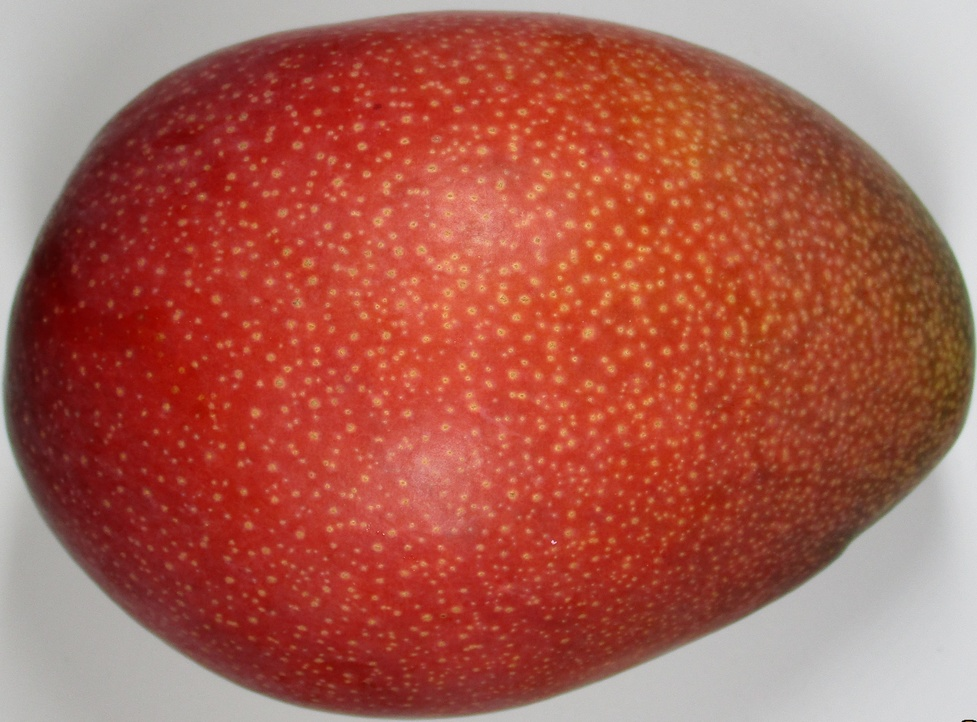
#> input picture dataset/class_a/0359_shrinked.JPG, 977 x 722 px, shrunk from 3151 x 2331 before the run
$ python exp_ica.py dataset/class_a/0359_shrinked.JPG
#> lines starting #> are read from the running program, lines starting #| are printed output that depends on the picture
import numpy as np
import cv2
import matplotlib.pyplot as plt
import pandas as pd
from scipy.cluster.hierarchy import dendrogram, linkage, fcluster
from sklearn.decomposition import FastICA

import random
import sys

import pdb

file_name = sys.argv[1]

image = cv2.imread(file_name)
#> image is the input picture: shape (722, 977, 3); mean B, G, R 79.8, 93.5, 171.3
rows, cols, depth = image.shape
#> rows = 722; cols = 977; depth = 3

r = image[:,:,2].copy()
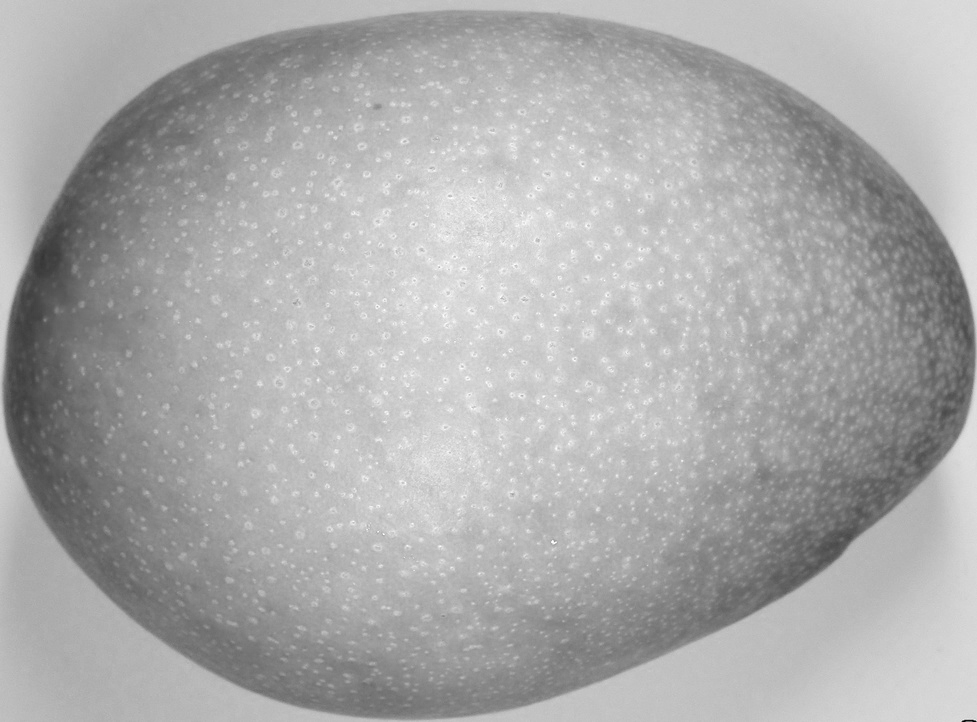
#> r: shape (722, 977); min 0, max 255, mean 171.3
g = image[:,:,1].copy()
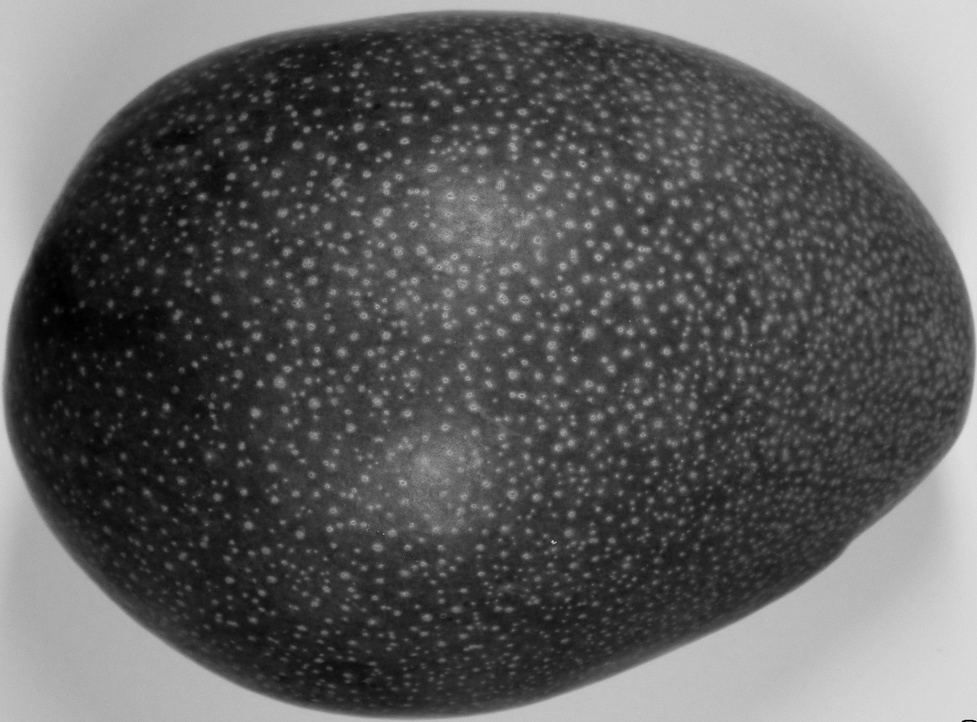
#> g: shape (722, 977); min 0, max 237, mean 93.5
b = image[:,:,0].copy()
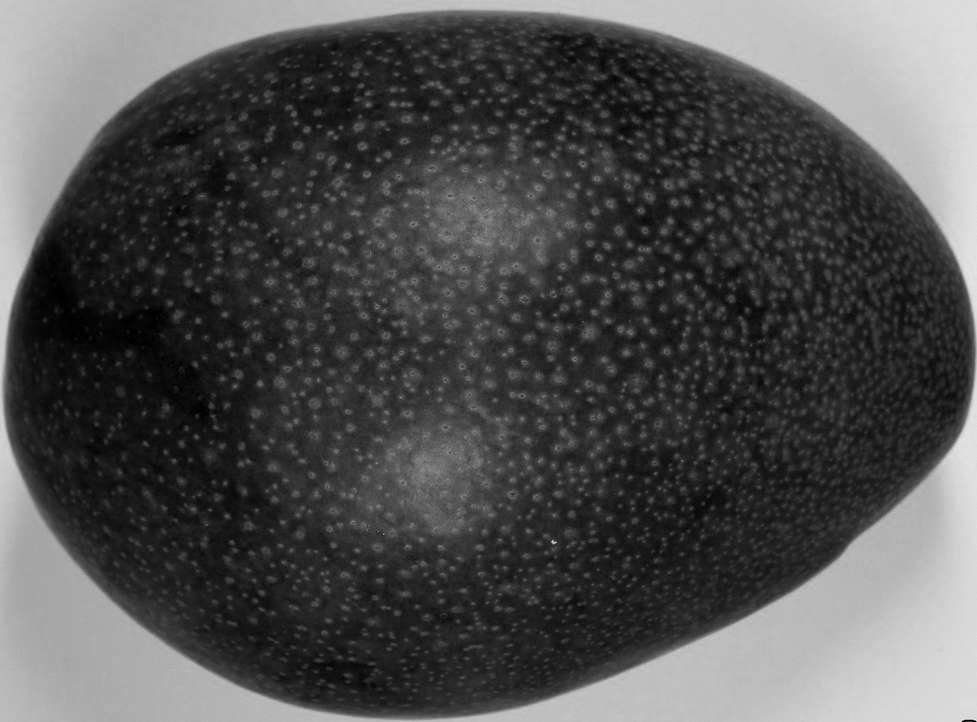
#> b: shape (722, 977); min 0, max 237, mean 79.8

r = r.reshape(rows*cols, 1)
g = g.reshape(rows*cols, 1)
b = b.reshape(rows*cols, 1)

diff_rb = (r - b)[:,0]
diff_gb = (g - b)[:,0]

"""
heatmap, xedges, yedges = np.histogram2d(diff_rb, diff_gb)
extent = [xedges[0], xedges[-1], yedges[0], yedges[-1]]
plt.imshow(heatmap, extent=extent)
plt.show()
"""

df = pd.DataFrame({ 'R-B': diff_rb,
                    'G-B': diff_gb})
#> df = table of 705394 rows and 2 columns

# df.to_csv('diff_rgb.csv')

ICA = FastICA(n_components=9, random_state=0)
df_transformed = ICA.fit_transform(df)
#> df_transformed = 705394 pairs, first value -2.95 to 0.673, second value -2.4 to 2.53
A_ = ICA.mixing_.T

pdb.set_trace()

$ run again, on dataset/class_a/0361_shrinked.JPG
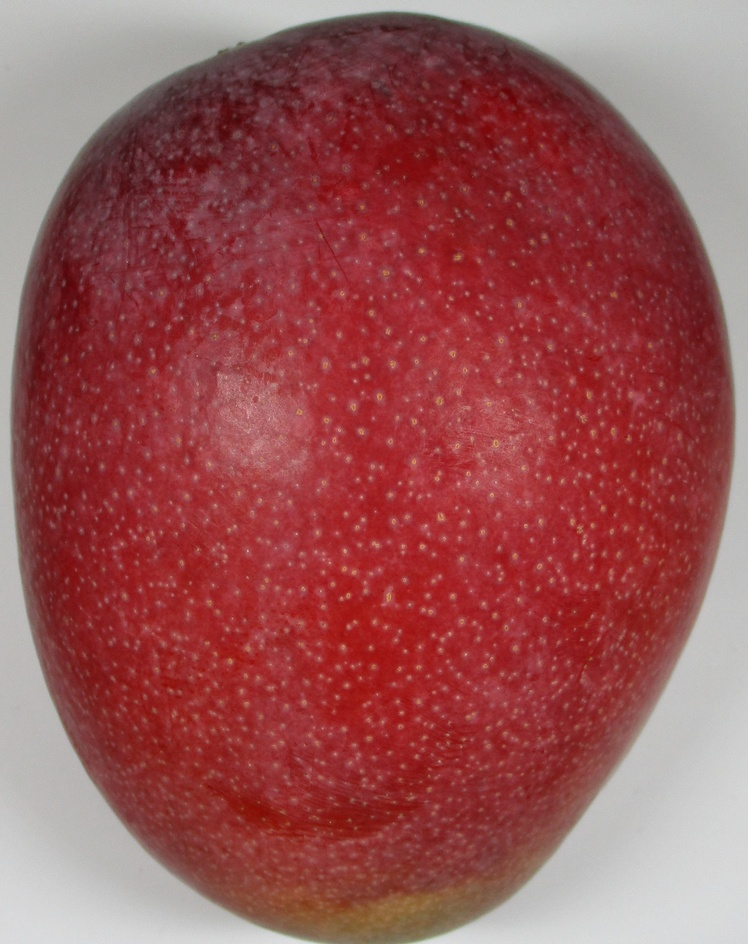
#> input picture dataset/class_a/0361_shrinked.JPG, 748 x 944 px, shrunk from 2440 x 3080 before the run
#> image is the input picture: shape (944, 748, 3); mean B, G, R 84.8, 83.7, 153
#> `r = image[:,:,2].copy()`:
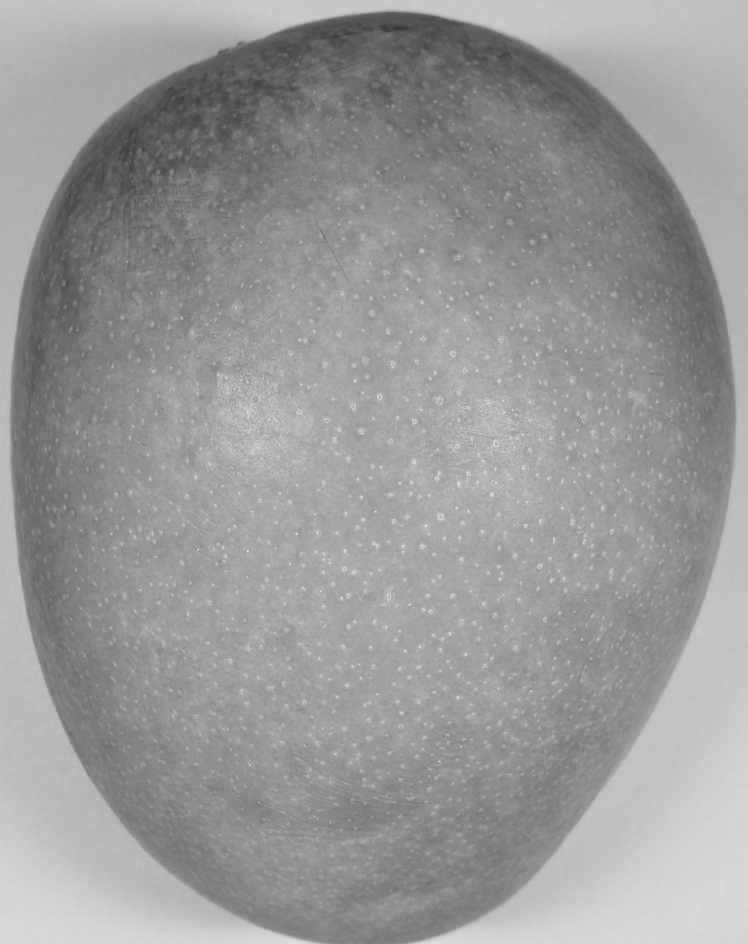
#> r: shape (944, 748); min 52, max 246, mean 153
#> `g = image[:,:,1].copy()`:
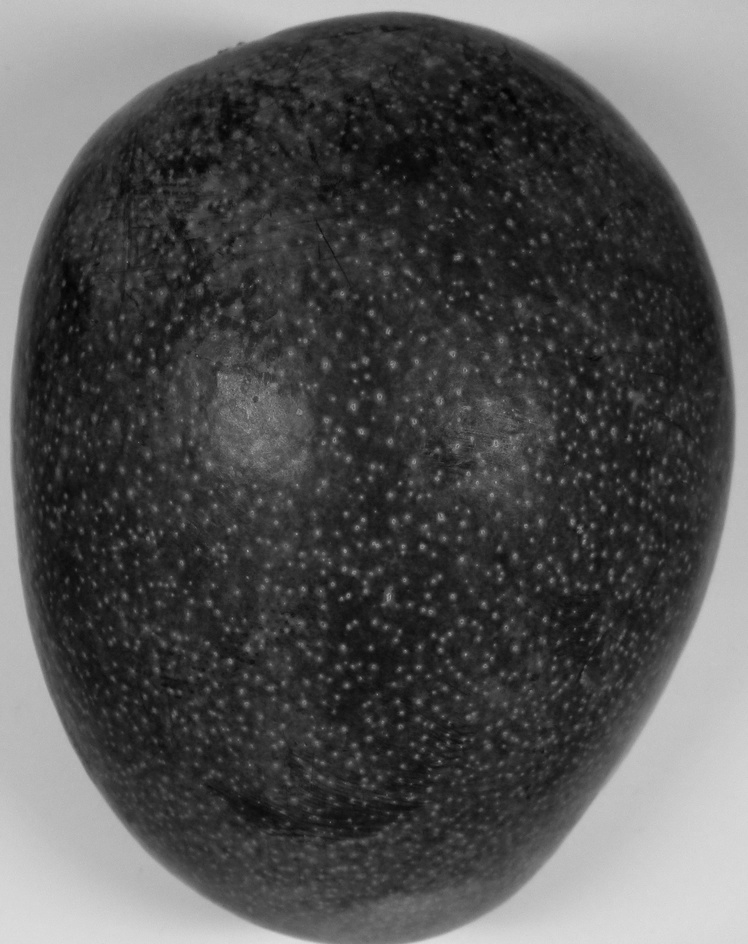
#> g: shape (944, 748); min 2, max 224, mean 83.7
#> df = table of 706112 rows and 2 columns
#> df_transformed = 706112 pairs, first value -1.27 to 1.21, second value -1.94 to 4.12

$ run again, on dataset/class_a/0362_shrinked.JPG
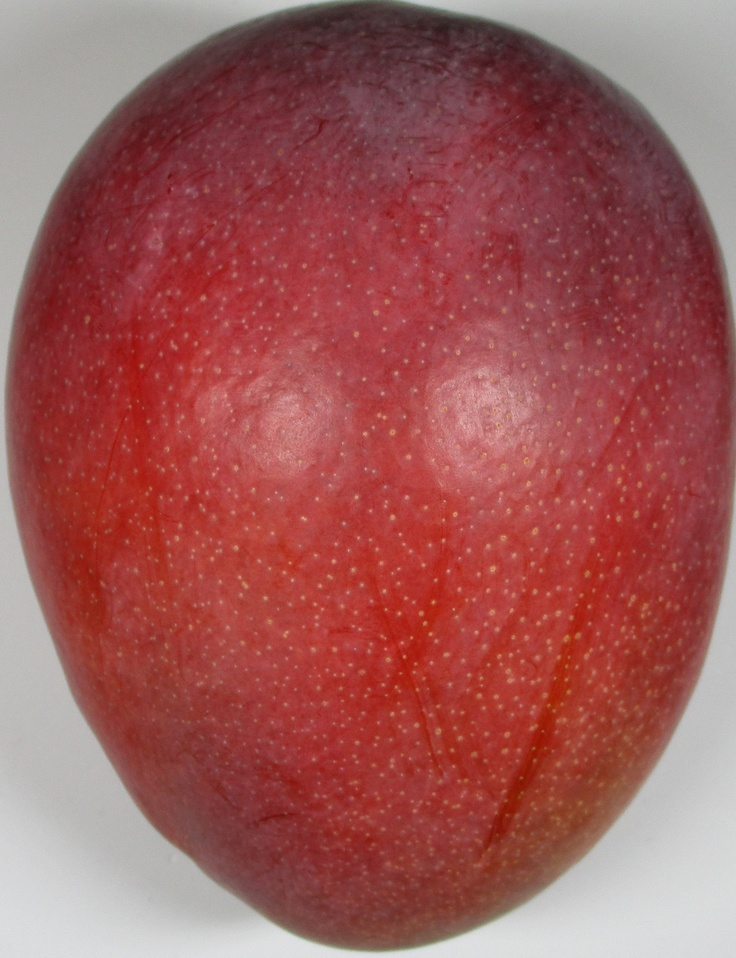
#> input picture dataset/class_a/0362_shrinked.JPG, 736 x 958 px, shrunk from 2280 x 2968 before the run
#> image is the input picture: shape (958, 736, 3); mean B, G, R 88.3, 89.6, 158.2
#> `r = image[:,:,2].copy()`:
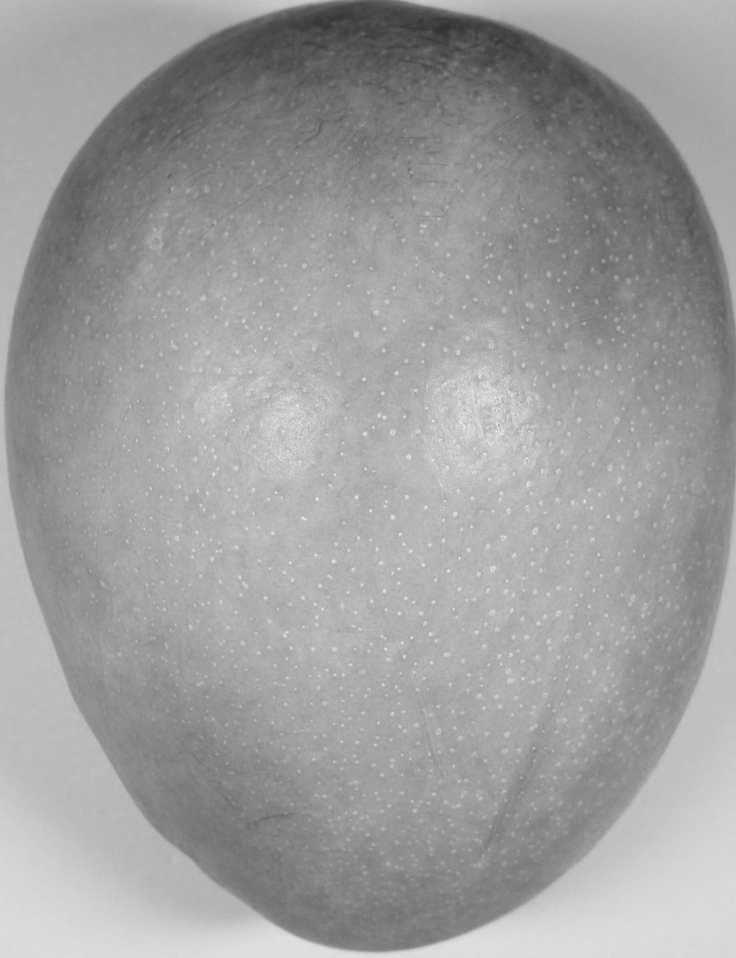
#> r: shape (958, 736); min 46, max 247, mean 158.2
#> `g = image[:,:,1].copy()`:
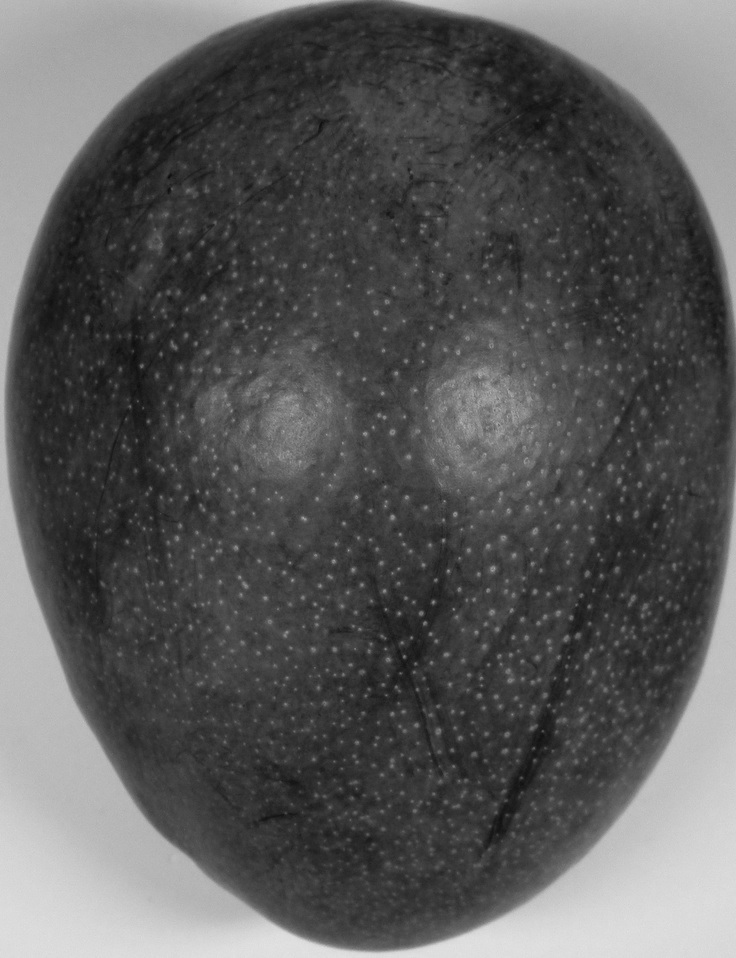
#> g: shape (958, 736); min 13, max 227, mean 89.6
#> df = table of 705088 rows and 2 columns
#> df_transformed = 705088 pairs, first value -1.28 to 1.48, second value -1.51 to 3.16

$ run again, on dataset/class_a/0363_shrinked.JPG
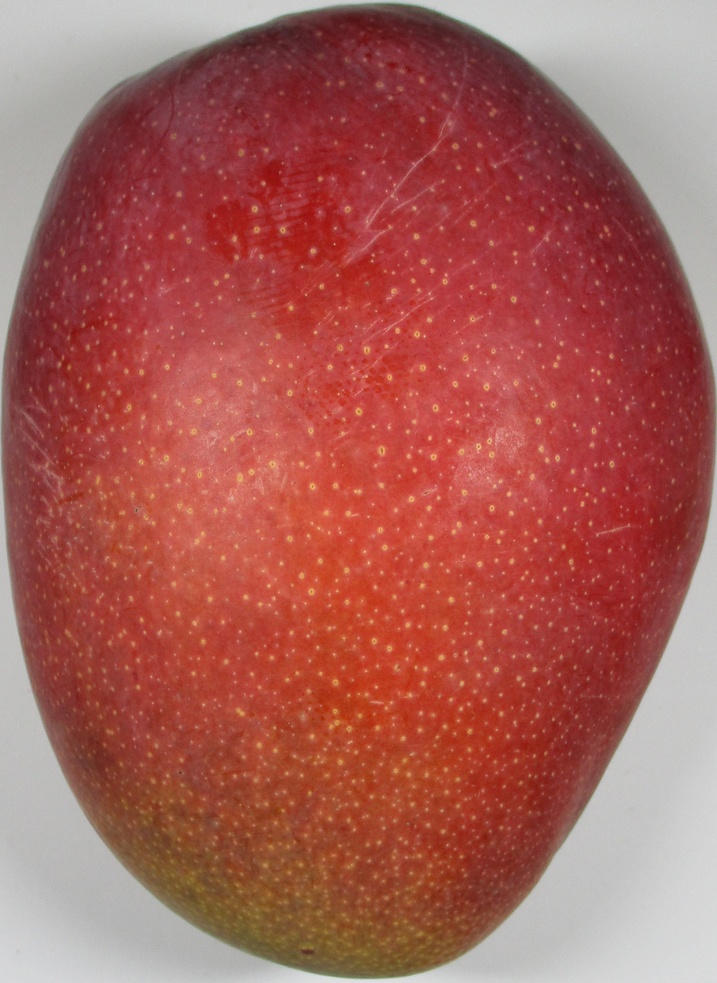
#> input picture dataset/class_a/0363_shrinked.JPG, 717 x 983 px, shrunk from 2352 x 3224 before the run
#> image is the input picture: shape (983, 717, 3); mean B, G, R 87.5, 94.6, 167.7
#> `r = image[:,:,2].copy()`:
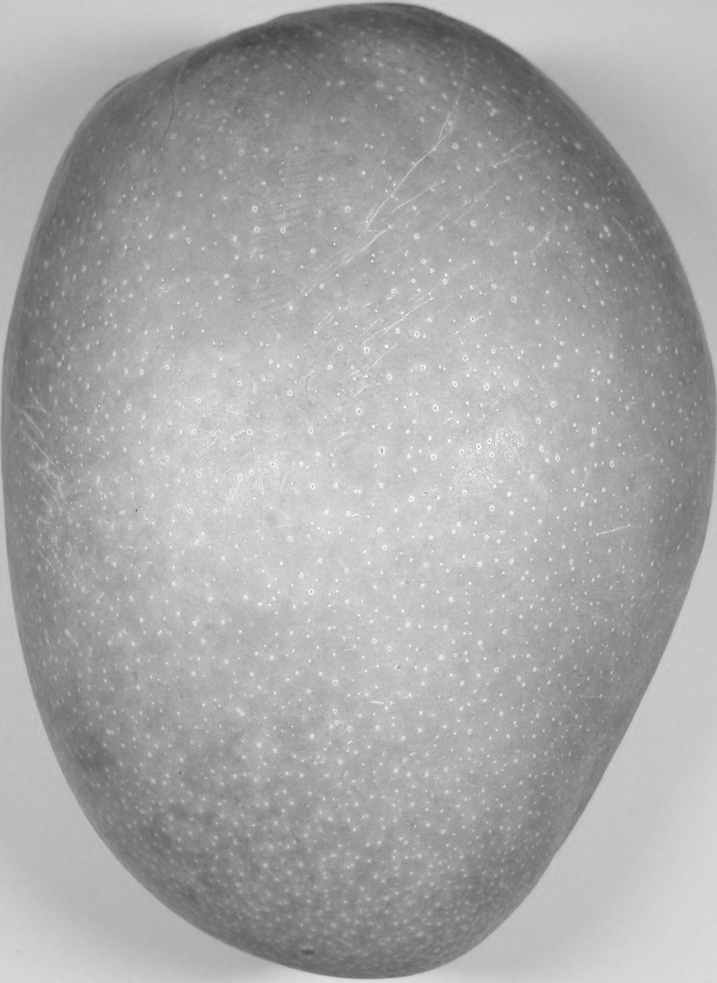
#> r: shape (983, 717); min 67, max 255, mean 167.7
#> `b = image[:,:,0].copy()`:
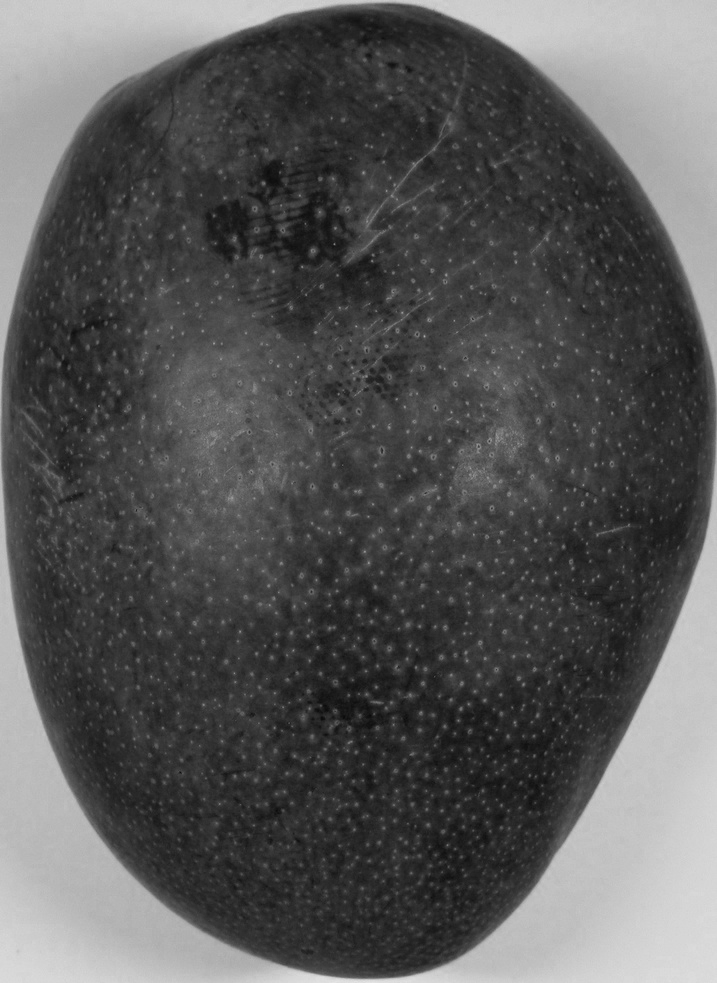
#> b: shape (983, 717); min 10, max 229, mean 87.5
#> df = table of 704811 rows and 2 columns
#> df_transformed = 704811 pairs, first value -1.26 to 1.97, second value -3.16 to 1.65
